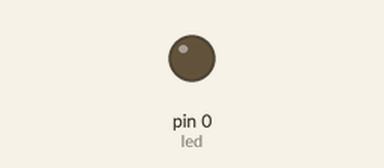
Bench run of a sketch on a simulated Arduino Uno, built with avr-gcc and run on an emulated ATmega328P. Shown: output pins drawn as LEDs (lit = HIGH).

Above: at 0.3 s.
At 2.05 s:
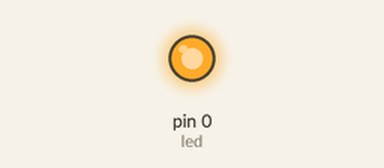
Timing chart, 0 to 3.0 s (numbered marks = the images above):
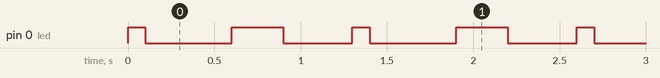

Measured:
- by itself, pin 0 (led): repeats every 1.3 s: LOW 0.50 s, HIGH 0.30 s, LOW 0.40 s, HIGH 0.10 s
- by itself, everything shown: repeats every 1.3 s, in 4 steps

The sketch:

Blink.ino
```cpp
int led = 0;

void setup() {
  // initialize the digital pin as an output.
  pinMode(led, OUTPUT);
}

// the loop routine runs over and over again forever:
void loop() {
  digitalWrite(led, HIGH);   // turn the LED on (HIGH is the voltage level)
  delay(100);               // wait for a second
  digitalWrite(led, LOW);    // turn the LED off by making the voltage LOW
  delay(500);               // wait for a second
  digitalWrite(led, HIGH);    // turn the LED off by making the voltage LOW
  delay(300);               // wait for a second
  digitalWrite(led, LOW);    // turn the LED off by making the voltage LOW
  delay(400);               // wait for a second
}
```
